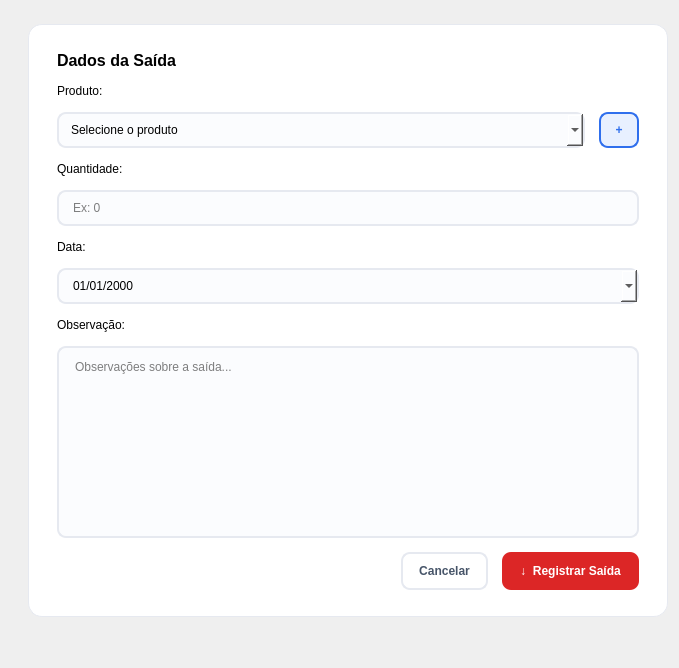
         <widget class="QWidget" name="page_saida">
          <layout class="QVBoxLayout" name="saidaPageLayout">
           <property name="leftMargin">
            <number>28</number>
           </property>
           <property name="topMargin">
            <number>24</number>
           </property>
           <item>
            <widget class="QFrame" name="saidaFormFrame">
             <property name="minimumSize">
              <size>
               <width>640</width>
               <height>0</height>
              </size>
             </property>
             <property name="maximumSize">
              <size>
               <width>640</width>
               <height>16777215</height>
              </size>
             </property>
             <property name="styleSheet">
              <string notr="true">QFrame#saidaFormFrame { background-color: #ffffff; border: 1px solid #e6e9f0; border-radius: 14px; }
QLineEdit, QComboBox, QTextEdit {
  border: 1.5px solid #e6e9f0; border-radius: 9px; padding: 8px 12px; background-color: #fbfcfe;
}
QLineEdit:focus, QComboBox:focus, QTextEdit:focus { border: 1.5px solid #2f6fed; background-color: #ffffff; }</string>
             </property>
             <layout class="QVBoxLayout" name="saidaFormLayout">
              <property name="leftMargin">
               <number>28</number>
              </property>
              <property name="topMargin">
               <number>26</number>
              </property>
              <property name="rightMargin">
               <number>28</number>
              </property>
              <property name="bottomMargin">
               <number>26</number>
              </property>
              <property name="spacing">
               <number>14</number>
              </property>
              <item>
               <widget class="QLabel" name="saidaFormTitle">
                <property name="styleSheet">
                 <string notr="true">font-size: 12pt; font-weight: bold;</string>
                </property>
                <property name="text">
                 <string>Dados da Saída</string>
                </property>
               </widget>
              </item>
              <item>
               <widget class="QLabel" name="produtoSaidaLabel">
                <property name="text">
                 <string>Produto:</string>
                </property>
               </widget>
              </item>
              <item>
               <layout class="QHBoxLayout" name="produtoSaidaRow">
                <item>
                 <widget class="QComboBox" name="produtoSaidaComboBox">
                  <item>
                   <property name="text">
                    <string>Selecione o produto</string>
                   </property>
                  </item>
                  <item>
                   <property name="text">
                    <string>Mouse Óptico USB</string>
                   </property>
                  </item>
                  <item>
                   <property name="text">
                    <string>Teclado USB</string>
                   </property>
                  </item>
                  <item>
                   <property name="text">
                    <string>Monitor 21.5"</string>
                   </property>
                  </item>
                 </widget>
                </item>
                <item>
                 <widget class="QPushButton" name="btnNovoProdutoSaida">
                  <property name="minimumSize">
                   <size>
                    <width>40</width>
                    <height>36</height>
                   </size>
                  </property>
                  <property name="maximumSize">
                   <size>
                    <width>40</width>
                    <height>36</height>
                   </size>
                  </property>
                  <property name="cursor">
                   <cursorShape>PointingHandCursor</cursorShape>
                  </property>
                  <property name="styleSheet">
                   <string notr="true">QPushButton { background-color: #e8f0ff; color: #2f6fed; border: 1.5px solid #2f6fed; border-radius: 9px; font-weight: bold; }
QPushButton:hover { background-color: #d9e6ff; }</string>
                  </property>
                  <property name="text">
                   <string>+</string>
                  </property>
                 </widget>
                </item>
               </layout>
              </item>
              <item>
               <widget class="QLabel" name="qtdSaidaLabel">
                <property name="text">
                 <string>Quantidade:</string>
                </property>
               </widget>
              </item>
              <item>
               <widget class="QLineEdit" name="qtdSaidaLineEdit">
                <property name="placeholderText">
                 <string>Ex: 0</string>
                </property>
               </widget>
              </item>
              <item>
               <widget class="QLabel" name="dataSaidaLabel">
                <property name="text">
                 <string>Data:</string>
                </property>
               </widget>
              </item>
              <item>
               <widget class="QDateEdit" name="dataSaidaDateEdit">
                <property name="calendarPopup">
                 <bool>true</bool>
                </property>
                <property name="displayFormat">
                 <string>dd/MM/yyyy</string>
                </property>
                <property name="styleSheet">
                 <string notr="true">QDateEdit { border: 1.5px solid #e6e9f0; border-radius: 9px; padding: 8px 12px; background-color: #fbfcfe; }</string>
                </property>
               </widget>
              </item>
              <item>
               <widget class="QLabel" name="obsSaidaLabel">
                <property name="text">
                 <string>Observação:</string>
                </property>
               </widget>
              </item>
              <item>
               <widget class="QTextEdit" name="obsSaidaTextEdit">
                <property name="minimumSize">
                 <size>
                  <width>0</width>
                  <height>80</height>
                 </size>
                </property>
                <property name="placeholderText">
                 <string>Observações sobre a saída...</string>
                </property>
               </widget>
              </item>
              <item>
               <layout class="QHBoxLayout" name="saidaActionsLayout">
                <item>
                 <spacer name="saidaActionsSpacer">
                  <property name="orientation">
                   <enum>Qt::Horizontal</enum>
                  </property>
                  <property name="sizeHint" stdset="0">
                   <size>
                    <width>40</width>
                    <height>20</height>
                   </size>
                  </property>
                 </spacer>
                </item>
                <item>
                 <widget class="QPushButton" name="btnCancelarSaida">
                  <property name="minimumSize">
                   <size>
                    <width>0</width>
                    <height>38</height>
                   </size>
                  </property>
                  <property name="styleSheet">
                   <string notr="true">QPushButton { background-color: #ffffff; color: #475569; border: 1.5px solid #e6e9f0; border-radius: 9px; padding: 0 16px; font-weight: bold; }
QPushButton:hover { background-color: #f4f6fb; }</string>
                  </property>
                  <property name="text">
                   <string>Cancelar</string>
                  </property>
                 </widget>
                </item>
                <item>
                 <widget class="QPushButton" name="btnRegistrarSaida">
                  <property name="minimumSize">
                   <size>
                    <width>0</width>
                    <height>38</height>
                   </size>
                  </property>
                  <property name="cursor">
                   <cursorShape>PointingHandCursor</cursorShape>
                  </property>
                  <property name="styleSheet">
                   <string notr="true">QPushButton { background-color: #dc2626; color: #ffffff; border: none; border-radius: 9px; padding: 0 18px; font-weight: bold; }
QPushButton:hover { background-color: #b91c1c; }</string>
                  </property>
                  <property name="text">
                   <string>↓  Registrar Saída</string>
                  </property>
                 </widget>
                </item>
               </layout>
              </item>
             </layout>
            </widget>
           </item>
           <item>
            <spacer name="saidaBottomSpacer">
             <property name="orientation">
              <enum>Qt::Vertical</enum>
             </property>
             <property name="sizeHint" stdset="0">
              <size>
               <width>20</width>
               <height>40</height>
              </size>
             </property>
            </spacer>
           </item>
          </layout>
         </widget>
